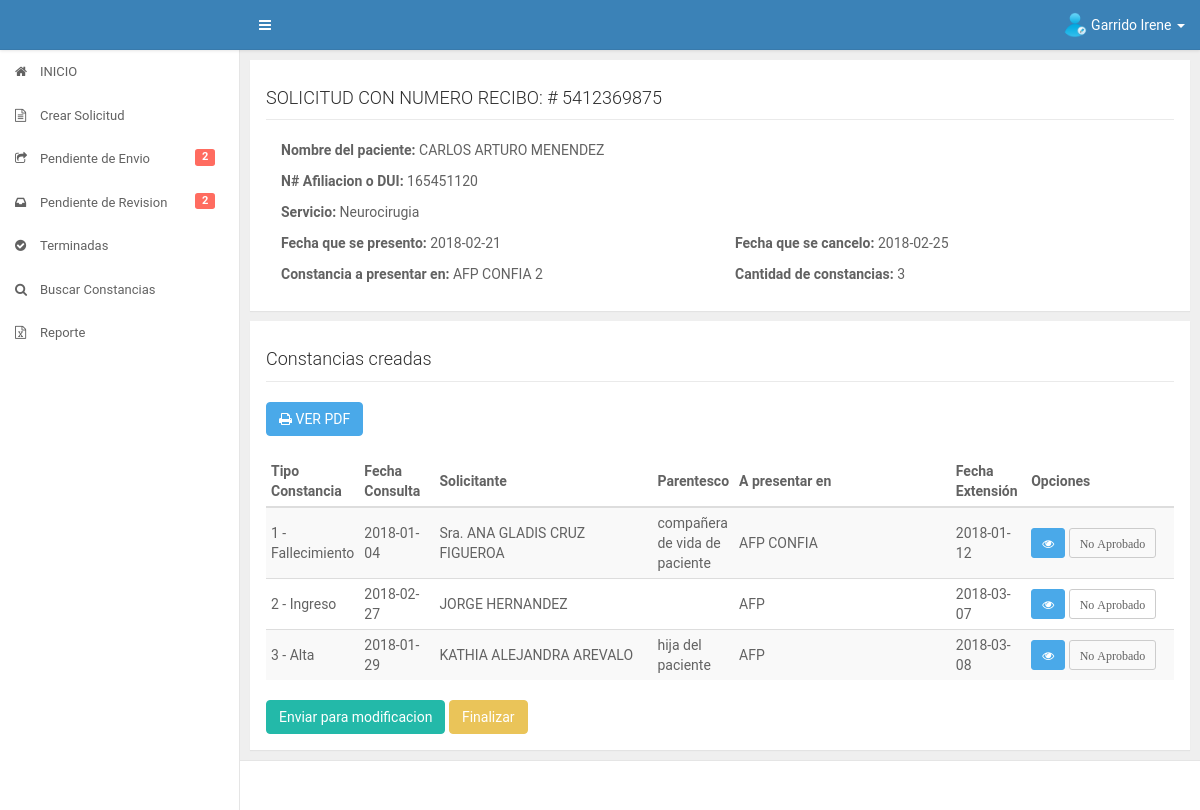
Page /app/secretaria/infosolicitud.php?con=3 (signed in) on the committed database.
### tables this page shows
CREATE TABLE IF NOT EXISTS `datos_iniciales` (
  `id_datos` int(11) NOT NULL AUTO_INCREMENT,
  `fecha` date DEFAULT NULL,
  `numero_recibo` varchar(50) DEFAULT NULL,
  `afiliacion_dui` varchar(30) DEFAULT NULL,
  `nombre_paciente` varchar(300) DEFAULT NULL,
  `destinos` varchar(2000) DEFAULT NULL,
  `id_servicio` int(11) DEFAULT NULL,
  `cantidad` int(11) DEFAULT NULL,
  `fecha_presentado` date DEFAULT NULL,
  `fecha_cancelado` date DEFAULT NULL,
  `precio` float DEFAULT NULL,
  `id_estado` int(11) DEFAULT NULL,
  `id_trabajador` int(11) DEFAULT NULL,
  `fecha_recibido_revision` date DEFAULT NULL,
  `fecha_autorizacion_direccion` date DEFAULT NULL,
  PRIMARY KEY (`id_datos`),
  KEY `FK_diservicio` (`id_servicio`),
  KEY `FK_diestado` (`id_estado`),
  KEY `FK_datos_iniciales_usuario` (`id_trabajador`),
  CONSTRAINT `FK_datos_iniciales_usuario` FOREIGN KEY (`id_trabajador`) REFERENCES `usuario` (`id_user`),
  CONSTRAINT `FK_diestado` FOREIGN KEY (`id_estado`) REFERENCES `estado` (`id_estado`),
  CONSTRAINT `FK_diservicio` FOREIGN KEY (`id_servicio`) REFERENCES `servicios` (`id_servicio`)
);

CREATE TABLE IF NOT EXISTS `servicios` (
  `id_servicio` int(11) NOT NULL AUTO_INCREMENT,
  `nombre_servicio` varchar(200) DEFAULT NULL,
  PRIMARY KEY (`id_servicio`)
);

CREATE TABLE IF NOT EXISTS `datos_complementarios` (
  `id_datosc` int(11) NOT NULL AUTO_INCREMENT,
  `id_constancia` int(11) DEFAULT NULL,
  `id_datos` int(11) DEFAULT NULL,
  `fecha_consulta` date DEFAULT NULL,
  `id_servicio` int(11) DEFAULT NULL,
  `diagnostico` mediumtext,
  `nombre_solicitante` varchar(300) DEFAULT NULL,
  `parentesco` varchar(100) DEFAULT NULL,
  `destino` varchar(300) DEFAULT NULL,
  `fecha_extension` date DEFAULT NULL,
  `id_medico` int(11) DEFAULT NULL,
  `id_jefe` int(11) DEFAULT NULL,
  `id_jefesocial` int(11) DEFAULT NULL,
  `id_director` int(11) DEFAULT NULL,
  `estado` int(11) DEFAULT '0',
  `fecha_entregada` date DEFAULT NULL,
  PRIMARY KEY (`id_datosc`),
  KEY `FK_dcconstancia` (`id_constancia`),
  KEY `FK_dcdatos` (`id_datos`),
  KEY `Fk_dcservicio` (`id_servicio`),
  KEY `FK_dcmedico` (`id_medico`),
  KEY `FK_dcjefe` (`id_jefe`),
  KEY `FK_dcjefesocial` (`id_jefesocial`),
  KEY `FK_dcdirector` (`id_director`),
  CONSTRAINT `FK_dcconstancia` FOREIGN KEY (`id_constancia`) REFERENCES `constancias` (`id_constancia`),
  CONSTRAINT `FK_dcdatos` FOREIGN KEY (`id_datos`) REFERENCES `datos_iniciales` (`id_datos`),
  CONSTRAINT `FK_dcdirector` FOREIGN KEY (`id_director`) REFERENCES `director` (`id_director`),
  CONSTRAINT `FK_dcjefe` FOREIGN KEY (`id_jefe`) REFERENCES `jefe_servicio` (`id_jefe`),
  CONSTRAINT `FK_dcjefesocial` FOREIGN KEY (`id_jefesocial`) REFERENCES `jefe_trabajo_social` (`id_jefesocial`),
  CONSTRAINT `FK_dcmedico` FOREIGN KEY (`id_medico`) REFERENCES `medico_tratante` (`id_medico`),
  CONSTRAINT `Fk_dcservicio` FOREIGN KEY (`id_servicio`) REFERENCES `servicios` (`id_servicio`)
);

CREATE TABLE IF NOT EXISTS `constancias` (
  `id_constancia` int(11) NOT NULL AUTO_INCREMENT,
  `tipo_constancia` varchar(50) DEFAULT NULL,
  PRIMARY KEY (`id_constancia`)
);

### app/secretaria/infosolicitud.php (the view, shortened to what this page needs)
<?php
    include("../core/header.php");
    include("../core/aside.php");
    include("../../config/database.php");
    if(!isset($_GET['con']) || $_GET['con']=='' || $_GET['con']==0)
   	{
?>
	<div id="content" class="ui-content ui-content-aside-overlay">
	    <div class="ui-content-body">
	        <div class="ui-container">
	            <div class="row">
	                <div class="col-md-12 col-lg-12">
	                    <div class="panel">
	                        <div class="panel-body">
	                            <div id="contenido">
	                            	<div class="alert alert-danger">
	                                    <strong>Error!</strong> No se encontro la solicitud.
	                                    <p>Pruebe seleccionado una solicitud en la seccion de pendientes de revision</p>
	                                </div>
	                            </div>
	                        </div>
	                    </div>
	                </div>
	            </div>
	        </div>
	    </div>
	</div>
<?php
   	}
   	else {
   		$contancianum = $_GET['con'];
   		$sqlcomprobar = "SELECT id_datos FROM datos_iniciales WHERE id_datos=? AND id_estado=4";
	   		if($stmtcomp = $conn->prepare($sqlcomprobar)){
	   		$stmtcomp->bind_param('i',$_GET['con']);
	   		$stmtcomp->execute();
	   		$stmtcomp->store_result();
	   		$rowscomp = $stmtcomp->num_rows;
   		}
   		if($rowscomp!=1){
   			?>
		<div id="content" class="ui-content ui-content-aside-overlay">
		    <div class="ui-content-body">
		        <div class="ui-container">
		            <div class="row">
		                <div class="col-md-12 col-lg-12">
		                    <div class="panel">
		                        <div class="panel-body">
		                            <div id="contenido">
		                            	<div class="alert alert-danger">
		                                    <strong>Error!</strong>
		                                    <strong>NO TIENE PERMISOS PARA VER ESTA SOLICITUD</strong>
		                                    <p>Para poder ver la informacion de solicitudes, busque en la seccion de pendientes de revision y seleccione la solicitud que desea ver.</p>
		                                    <p>Gracias!.</p>
		                                </div>
		                            </div>
		                        </div>
		                    </div>
		                </div>
		            </div>
		        </div>
		    </div>
		</div>
   	<?php
   		}
	else{
   		$sqlconstancia = "SELECT dai.id_datos,dai.fecha,dai.numero_recibo,dai.afiliacion_dui,dai.nombre_paciente,dai.destinos,dai.cantidad,ser.nombre_servicio,dai.fecha_presentado,dai.fecha_cancelado FROM datos_iniciales dai INNER JOIN servicios ser ON dai.id_servicio=ser.id_servicio WHERE dai.id_datos=?";
   		if($stmtcons = $conn->prepare($sqlconstancia)){
   			$stmtcons -> bind_param('s',$contancianum);
   			$stmtcons -> execute();
   			$stmtcons -> bind_result($id_datos,$fechacreacion,$nrecibo,$afiliacion,$nombrepaciente,$destinos,$cantidad,$servicio,$fechapresento,$fechacancelo);
   		}
   		$sqlcreadas = "SELECT dat.id_datosc,dat.id_constancia,dat.fecha_consulta,dat.nombre_solicitante,dat.parentesco,dat.destino,dat.fecha_extension,con.tipo_constancia,dat.estado FROM datos_complementarios dat INNER JOIN constancias con ON dat.id_constancia=con.id_constancia WHERE dat.id_datos=?";
   		if($stmtcre = $conn->prepare($sqlcreadas)){
   			$stmtcre -> bind_param('i',$contancianum);
   			$stmtcre -> execute();
   			$stmtcre -> store_result();
	    	$rowscre = $stmtcre->num_rows;
   			$stmtcre -> bind_result($id_datosc,$id_constancia,$fecha_consulta,$solicitante,$parentesco,$destinoc,$fecha_extension,$tipoconstancia,$estadocon);
   		}
?>
	<div id="content" class="ui-content ui-content-aside-overlay">
	    <div class="ui-content-body">
	        <div class="ui-container">
	            <div class="row">
	                <div class="col-md-12 col-lg-12">
	                    <div class="panel">
	                        <div class="panel-body">
	                            <div id="titulo">
	                            	<h4>SOLICITUD CON NUMERO RECIBO: # <?php echo $nrecibo; ?></h4>
	                            </div>
	                            <div id="contenido">
	                        		<div class="col-md-12">
	                        			<p><strong>Nombre del paciente: </strong><?php echo $nombrepaciente; ?></p>
	                        			<p><strong>N# Afiliacion o DUI: </strong><?php echo $afiliacion; ?></p>
	                        			<p><strong>Servicio: </strong><?php echo $servicio; ?></p>
	                        		</div>
	                        		<div class="col-md-6">
	                        			<p><strong>Fecha que se presento: </strong><?php echo $fechapresento; ?></p>
	                        			<p><strong>Constancia a presentar en: </strong><?php echo $destinos; ?></p>
	                        		</div>
	                        		<div class="col-md-6">
	                        			<p><strong>Fecha que se cancelo: </strong><?php echo $fechacancelo; ?></p>
	                        			<p><strong>Cantidad de constancias: </strong><?php echo $cantidad; ?></p>
	                        		</div>
	                            </div>
	                        </div>
	                    </div>
	                    <div class="panel">
	                        <div class="panel-body">
	                            <div id="titulo">
	                            	<h4>Constancias creadas</h4>
	                            </div>
	                            <div id="contenido">
	                            	<a class="btn btn-info" target="_blank" href="constancias.php?contancianum=<?php echo $contancianum ?>"><i class="fa fa-print"></i> VER PDF</a>
	                            	<div id="contenido" class="table-responsive">
			                        	<table class="table table-striped table-condensed" id="mitable">
			                                <thead class="thead-inverse">
			                                    <tr>
			                                        <th class="col-md-1">Tipo Constancia</th>
			                                        <th class="col-md-1">Fecha Consulta</th>
			                                        <th class="col-md-3">Solicitante</th>
			                                        <th class="col-md-1">Parentesco</th>
			                                        <th class="col-md-3">A presentar en</th>
			                                        <th class="col-md-1">Fecha Extensión</th>
			                                        <th class="col-md-2">Opciones</th>
			                                    </tr>
			                                </thead>
			                                <tbody>
			                                <?php
                                            if($rowscre>0){
                                            	$cont=1;
                                                while ($stmtcre->fetch()) {
                                                	$id_tipo=0;
                                                	switch ($id_constancia) {
                                                		case '1':
                                                			$sqltipo = "SELECT id_datosca FROM datos_const_alta WHERE id_datosc=?";
                                                			if($stmttipo = $conn->prepare($sqltipo)){
                                                				$stmttipo->bind_param('i',$id_datosc);
                                                				$stmttipo->execute();
                                                				$stmttipo->bind_result($id_tipo);
                                                			}
                                                			break;
                                                		case '2':
                                                			$sqltipo = "SELECT id_datosci FROM datos_const_ingreso WHERE id_datosc=?";
                                                			if($stmttipo = $conn->prepare($sqltipo)){
                                                				$stmttipo->bind_param('i',$id_datosc);
                                                				$stmttipo->execute();
                                                				$stmttipo->bind_result($id_tipo);
                                                			}
                                                			break;
                                                		case '3':
                                                			$sqltipo = "SELECT id_datoscf FROM datos_const_fallecimiento WHERE id_datosc=?";
                                                			if($stmttipo = $conn->prepare($sqltipo)){
                                                				$stmttipo->bind_param('i',$id_datosc);
                                                				$stmttipo->execute();
                                                				$stmttipo->bind_result($id_tipo);
                                                			}
                                                			break;
                                                	}
	                                        ?>
	                                            <tr>
	                                                <td><?php echo $cont." - ".$tipoconstancia; ?></td>
	                                                <td><?php echo $fecha_consulta; ?></td>
	                                                <td><?php echo $solicitante; ?></td>
	                                                <td><?php echo $parentesco; ?></td>
	                                                <td><?php echo $destinoc; ?></td>
	                                                <td><?php echo $fecha_extension; ?></td>
	                                                <td><a href="viewconstancia.php?con=<?php echo $id_datosc; ?>&alt=<?php echo $id_tipo ?>" class="btn btn-info btn-sm" data-toggle="tooltip" data-placement="left" title="Ver Detalle"><i class="fa fa-eye"></i></a> <?php if($estadocon==1){ ?><a href="javascript:;" class="btn btn-success btn-sm estado" id="estado<?php echo $id_datosc ?>" data-estado="<?php echo $estadocon; ?>" data-constancia="<?php echo $id_datosc; ?>"><i class="fa fa-check"> Aprobado</i></a><?php } else{ ?><a href="javascript:;" class="btn btn-default btn-sm estado" id="estado<?php echo $id_datosc ?>" data-estado="<?php echo $estadocon; ?>" data-constancia="<?php echo $id_datosc; ?>"><i class="fa "> No Aprobado</i></a><?php } ?></td>
	                                            </tr>
	                                        <?php 	$cont=$cont+1;
	                                                }
	                                            }
	                                        ?>
			                                </tbody>
			                            </table>
			                        </div>
			                        <a class="btn btn-success modificar" href="javascript:;" data-constancia="<?php echo $id_datos; ?>">Enviar para modificacion</a>
			                        <a class="btn btn-warning finalizar" href="javascript:;" data-constancia="<?php echo $id_datos; ?>">Finalizar</a>
	                            </div>
	                        </div>
	                    </div>
	                </div>
	            </div>
	        </div>
	    </div>
	</div>
<?php
	include("../core/footer.php");
	}
   }
?>

### assets/css/main.css (style rules this page uses)
.row { margin-right: -5px; margin-left: -5px; }
.ui-content-body .row > [class^="col-"], .ui-content-body .row > [class*="col-"] { padding-left: 5px; padding-right: 5px; }
.panel { margin-bottom: 10px; -webkit-border-radius: 0; border-radius: 0; }
.panel { position: relative; }
.ui-content { width: 100%; height: 100%; margin-left: 0; -webkit-transition: margin-left .3s; transition: margin-left .3s; }
.ui-content::before, .ui-content::after { display: table; content: " "; }
.ui-content::after { clear: both; }
.ui-content-body { float: left; width: 100%; margin-bottom: 40px; padding: 10px; }
@media (min-width: 768px) { .ui-content { width: auto; margin-left: 240px; -webkit-transition: all .299s; transition: all .299s; } }
@media (min-width: 1200px) { .ui-content.ui-content-aside-overlay .ui-container { margin-right: 0; } }
@media (min-width: 1200px) { .ui-container { margin-right: 0; -webkit-transition: margin-right .3s; transition: margin-right .3s; } }
html, body { width: 100%; height: 100%; }
body { font-size: 14px; color: #626262; background-color: #EFEFEF; -webkit-font-smoothing: antialiased; line-height: 1.5; letter-spacing: 0; overflow-x: hidden; }
h1, h2, h3, h4, h5, h6 { font-weight: 300; line-height: 1.3; color: #2c2c2c; }
h4, .h4 { font-size: 18px; }
a { color: inherit; }
.table thead tr th, .table tbody tr td, .table tbody tr td * { vertical-align: middle; }
.btn { background-color: transparent; color: inherit; }
.btn-info { color: #ffffff; background-color: #4aa9e9; border-color: #4aa9e9; }
.btn-success { color: #ffffff; background-color: #23b9a9; border-color: #23b9a9; }
.btn-warning { color: #ffffff; background-color: #eac459; border-color: #eac459; }

### assets/css/style.css (style rules this page uses)
body { font-family: 'Roboto', sans-serif; }
#titulo { border-bottom: 1px solid #eaeaea; }
#contenido { margin-top: 20px; }

### rows in the picture
datos_iniciales: numero_recibo "5412369875", nombre_paciente "CARLOS ARTURO MENENDEZ", afiliacion_dui "165451120", id_servicio.nombre_servicio "Neurocirugia", fecha_presentado "2018-02-21", destinos "AFP CONFIA 2", fecha_cancelado "2018-02-25", cantidad "3"
datos_complementarios: id_constancia.tipo_constancia "Fallecimiento", fecha_consulta "2018-01-04", nombre_solicitante "Sra. ANA GLADIS CRUZ FIGUEROA", parentesco "compañera de vida de paciente", destino "AFP CONFIA", fecha_extension "2018-01-12"
datos_complementarios: id_constancia.tipo_constancia "Ingreso", fecha_consulta "2018-02-27", nombre_solicitante "JORGE HERNANDEZ", destino "AFP", fecha_extension "2018-03-07"
datos_complementarios: id_constancia.tipo_constancia "Alta", fecha_consulta "2018-01-29", nombre_solicitante "KATHIA ALEJANDRA AREVALO", parentesco "hija del paciente", destino "AFP", fecha_extension "2018-03-08"

### other values in the picture
$_SESSION['nombre'] "Garrido Irene"
$mispendientes "2"
$mispendientesrev "2"
